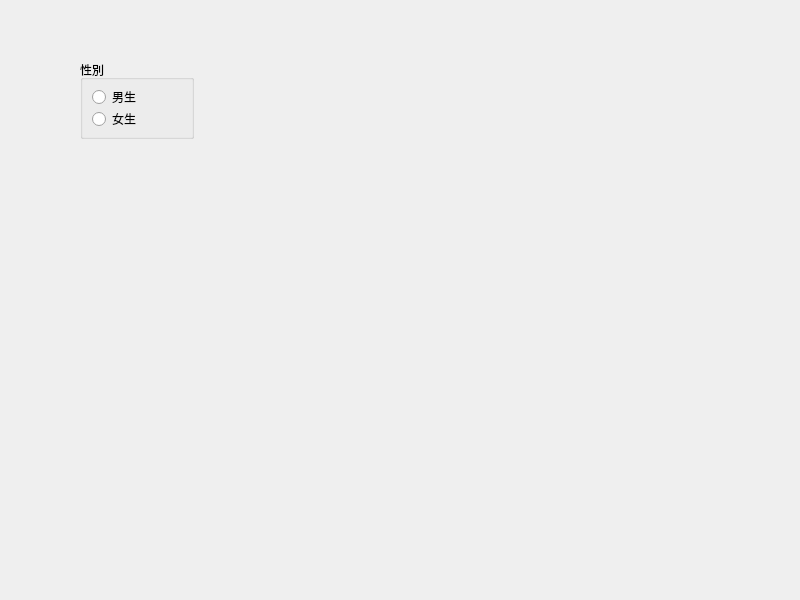
<?xml version="1.0" encoding="UTF-8"?>
<ui version="4.0">
 <class>Widget</class>
 <widget class="QWidget" name="Widget">
  <property name="geometry">
   <rect>
    <x>0</x>
    <y>0</y>
    <width>800</width>
    <height>600</height>
   </rect>
  </property>
  <property name="windowTitle">
   <string>Widget</string>
  </property>
  <widget class="QGroupBox" name="groupBox">
   <property name="geometry">
    <rect>
     <x>80</x>
     <y>60</y>
     <width>114</width>
     <height>79</height>
    </rect>
   </property>
   <property name="title">
    <string>性別</string>
   </property>
   <layout class="QVBoxLayout" name="verticalLayout">
    <item>
     <widget class="QRadioButton" name="radioButton">
      <property name="text">
       <string>男生</string>
      </property>
     </widget>
    </item>
    <item>
     <widget class="QRadioButton" name="radioButton_2">
      <property name="text">
       <string>女生</string>
      </property>
     </widget>
    </item>
   </layout>
  </widget>
 </widget>
 <resources/>
 <connections/>
</ui>
